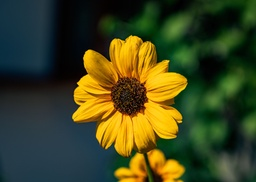
#> input picture Lab 1/image.jpg, 256 x 182 px, shrunk from 5674 x 4032 before the run, found by its file name
$ python negative.py
#> lines starting #> are read from the running program, lines starting #| are printed output that depends on the picture
import cv2
import matplotlib.pyplot as plt
import numpy as np

# ==========================================
# 1. MANUAL MATH HELPERS (No built-in math functions)
# ==========================================

def manual_ln(x, terms=25):
    """Computes natural logarithm ln(x) manually using Taylor Series."""
    if x <= 0:
        return 0.0
    z = (x - 1) / (x + 1)
    z_squared = z * z
    current_term = z
    result = 0.0
    for n in range(terms):
        result += current_term / (2 * n + 1)
        current_term *= z_squared
    return 2 * result

def clamp_to_uint8(val):
    """Ensures pixel values stay safely between 0 and 255."""
    if val > 255: return 255
    if val < 0: return 0
    return int(val)

# ==========================================
# 2. FILE INPUT
# ==========================================

# Replace "image_19e003.jpg" with your actual filename if needed
image_path = "Lab 1/image.jpg"

# Use OpenCV ONLY to read the JPEG compression and get a grayscale array
img_array = cv2.imread(image_path, cv2.IMREAD_GRAYSCALE)
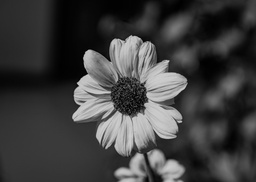
#> img_array: shape (182, 256); min 0, max 208, mean 62.8

if img_array is None:
    print(f"Error: Could not load '{image_path}'. Please check the file name.")
else:
    # Convert the NumPy array into a standard Python 2D list
    matrix = img_array.tolist()
#> matrix = 182 items
    rows = len(matrix)
#> rows = 182
    cols = len(matrix[0])
#> cols = 256
    max_intensity = 255

    print(f"Image loaded! Processing {rows}x{cols} pixels manually. This might take a moment...")
#> (printed output is left out)

    # ==========================================
    # 3. MANUAL TRANSFORMATIONS (Pure Python Loops)
    # ==========================================

    # --- A. Negative Transformation ---
    neg_matrix = []
    for r in range(rows):
        new_row = []
        for c in range(cols):
            new_row.append(max_intensity - matrix[r][c])
        neg_matrix.append(new_row)
#> after the loop, neg_matrix = 182 items

    # --- B. Power-Law (Gamma) Transformation ---
    gamma = 0.5 # Change this to lighten (<1) or darken (>1)
    pow_matrix = []
    for r in range(rows):
        new_row = []
        for c in range(cols):
            r_norm = matrix[r][c] / max_intensity
            s_norm = r_norm ** gamma
            new_row.append(clamp_to_uint8(s_norm * max_intensity))
        pow_matrix.append(new_row)
#> after the loop, pow_matrix = 182 items

    # --- C. Log Transformation ---
    log_matrix = []
    c_const = max_intensity / manual_ln(1 + max_intensity)
    for r in range(rows):
        new_row = []
        for c in range(cols):
            s = c_const * manual_ln(1 + matrix[r][c])
            new_row.append(clamp_to_uint8(s))
        log_matrix.append(new_row)


    # ==========================================
    # 4. DISPLAY RESULTS
    # ==========================================
    print("Processing complete! Generating visualizations...")

    # Convert pure Python lists back to uint8 arrays ONLY for display purposes
    out_neg = np.array(neg_matrix, dtype=np.uint8)
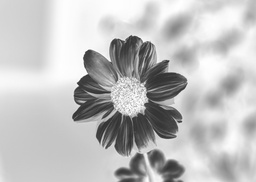
#> out_neg: shape (182, 256); min 47, max 255, mean 192.2
    out_pow = np.array(pow_matrix, dtype=np.uint8)
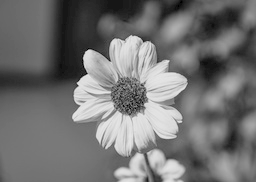
#> out_pow: shape (182, 256); min 0, max 230, mean 114.8
    out_log = np.array(log_matrix, dtype=np.uint8)
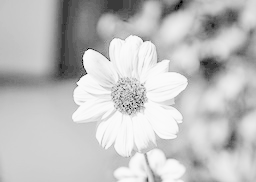
#> out_log: shape (182, 256); min 0, max 251, mean 192.2

    plt.figure(figsize=(20, 5))

    plt.subplot(1, 4, 1)
    plt.imshow(img_array, cmap='gray')
    plt.title('Original Image')
    plt.axis('off')

    plt.subplot(1, 4, 2)
    plt.imshow(out_neg, cmap='gray')
    plt.title('Manual Negative')
    plt.axis('off')

    plt.subplot(1, 4, 3)
    plt.imshow(out_pow, cmap='gray')
    plt.title(f'Manual Power-Law (Gamma={gamma})')
    plt.axis('off')

    plt.subplot(1, 4, 4)
    plt.imshow(out_log, cmap='gray')
    plt.title('Manual Log')
    plt.axis('off')

    plt.show()
